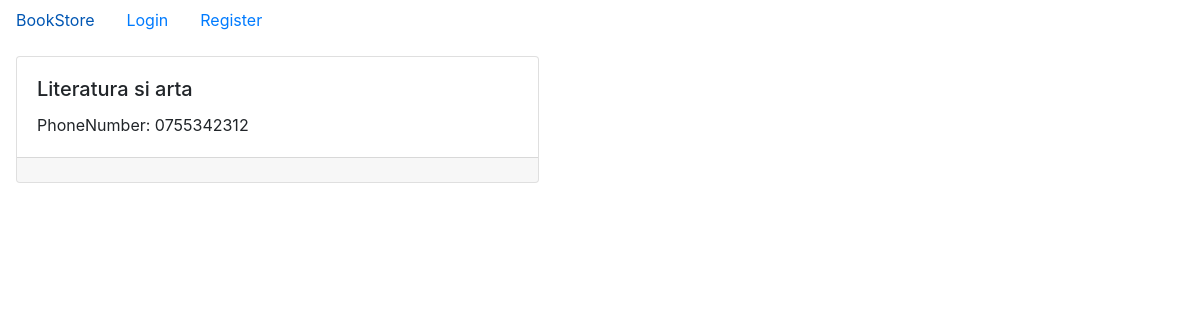
Before: /publishers with the older database file.
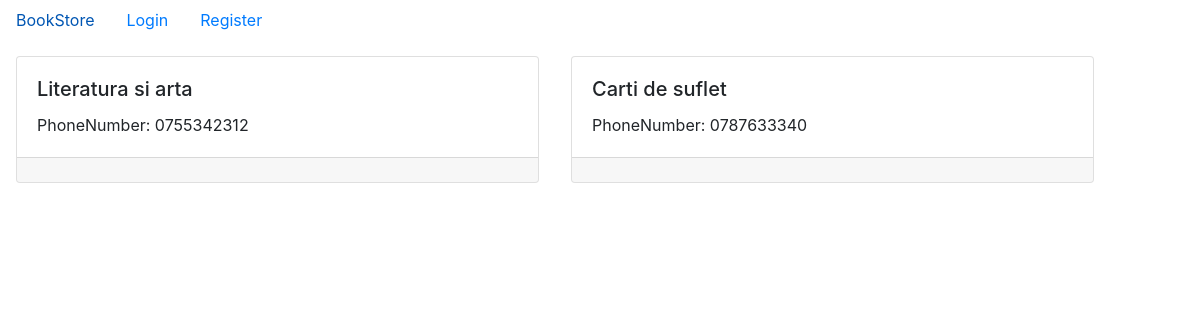
After: the same page with the newer database file.
### app/models.py (models this page shows, shortened)
class Publisher(models.Model):
    name = models.CharField(max_length=70)
    contactPhone = models.CharField(max_length=10)

### app/views.py (the view)
# urls.py: path('publishers', PublisherListView.as_view(), name='publisher_list'),
class PublisherListView(View):
    def get(self, request, *args, **kwargs):
        publisher_list = Publisher.objects.all()
        return render(request, 'publishers.html', {'publisher_list': publisher_list})

### app/templates/publishers.html (shortened to what this page needs)
{% extends 'base.html' %}
{% block content %}
  <div class="row container">
    {% for publisher in publisher_list %}
      <div class="col-sm-6 p-3">
        <div class="card">
          <div class="card-body">
            <h5 class="card-title">{{publisher.name }}</h5>
            <p class="card-text">PhoneNumber: {{publisher.contactPhone}}</a></p>
          </div>
          <div class="card-footer text-muted">
          </div>
        </div>
      </div>
    {% endfor %}
  </div>
{% endblock %}

Changed rows visible on the page:
added Publisher: name "Carti de suflet", contactPhone "0787633340"
